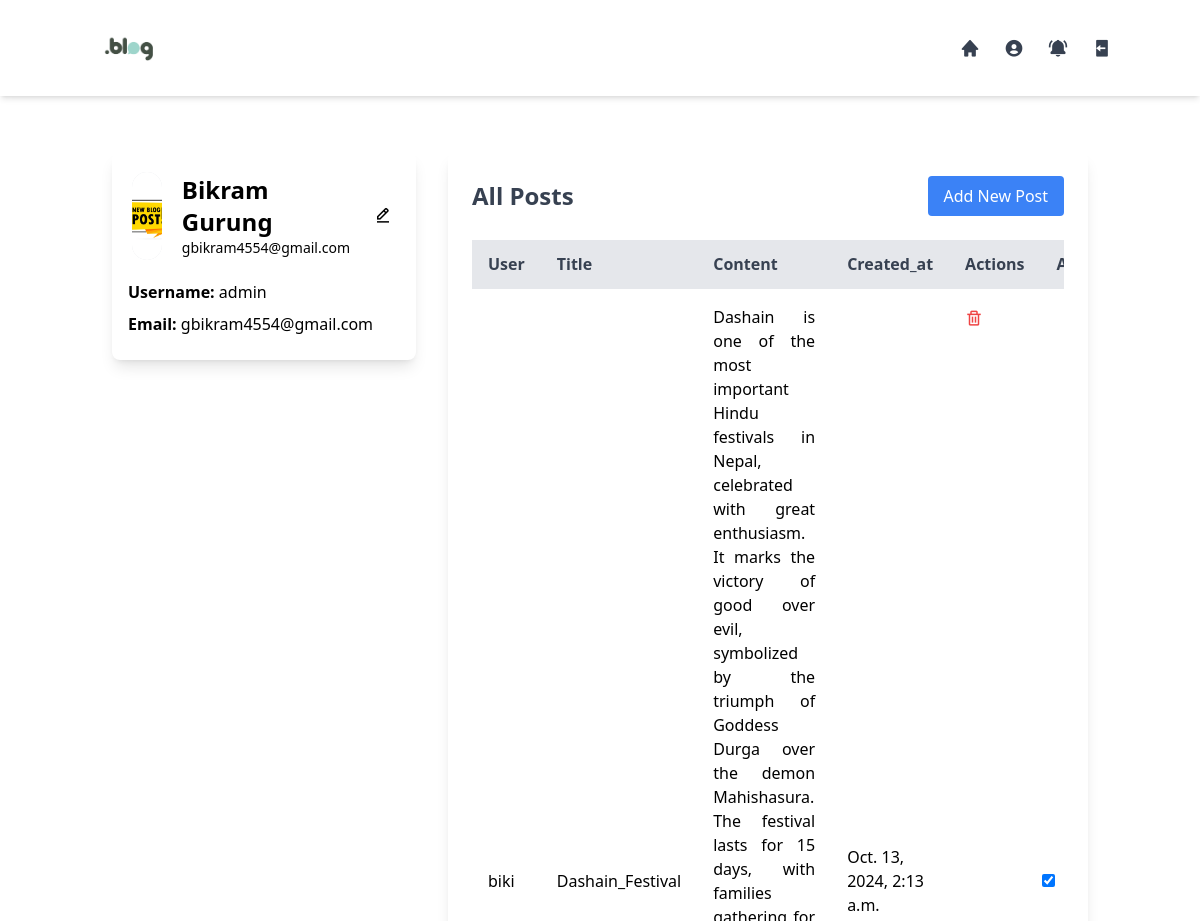
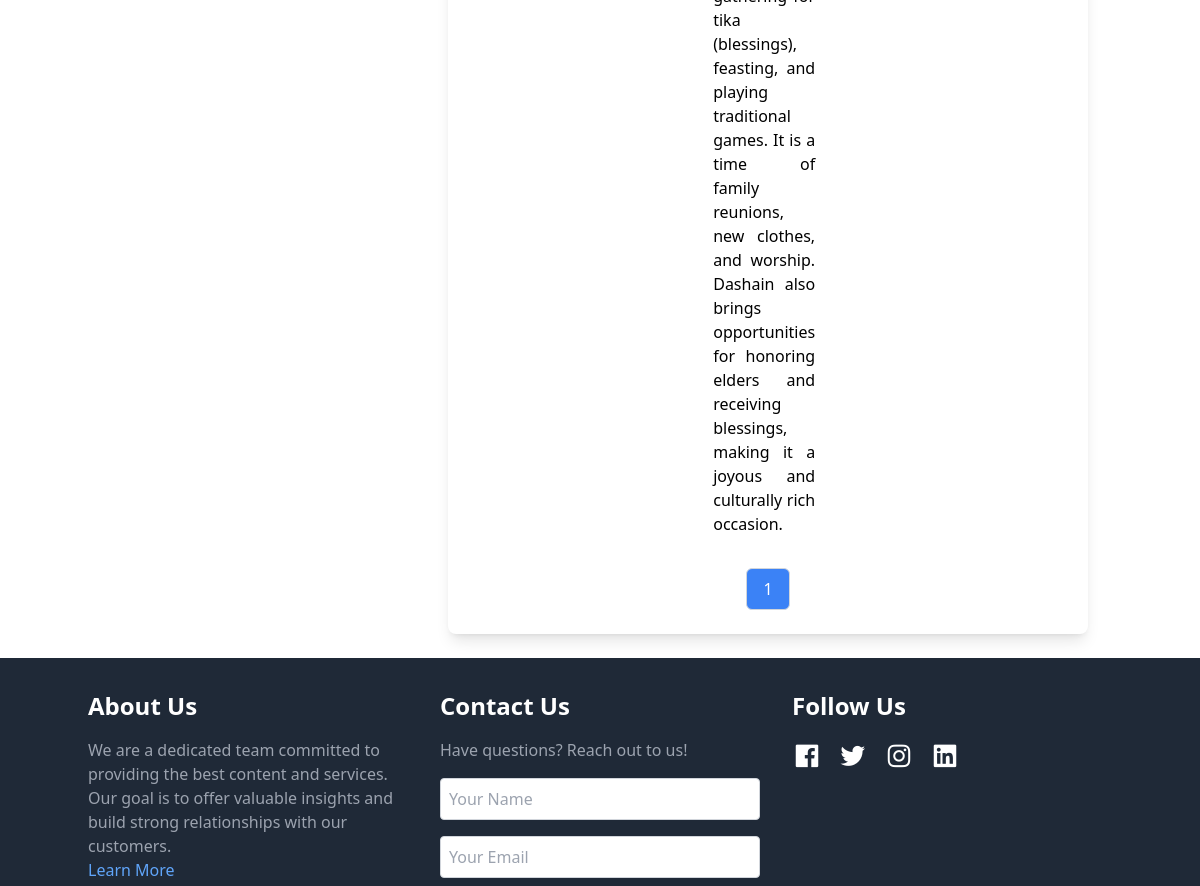
The page /profile/ (signed in, upper part) on the database as committed earlier (2 pictures, top to bottom).
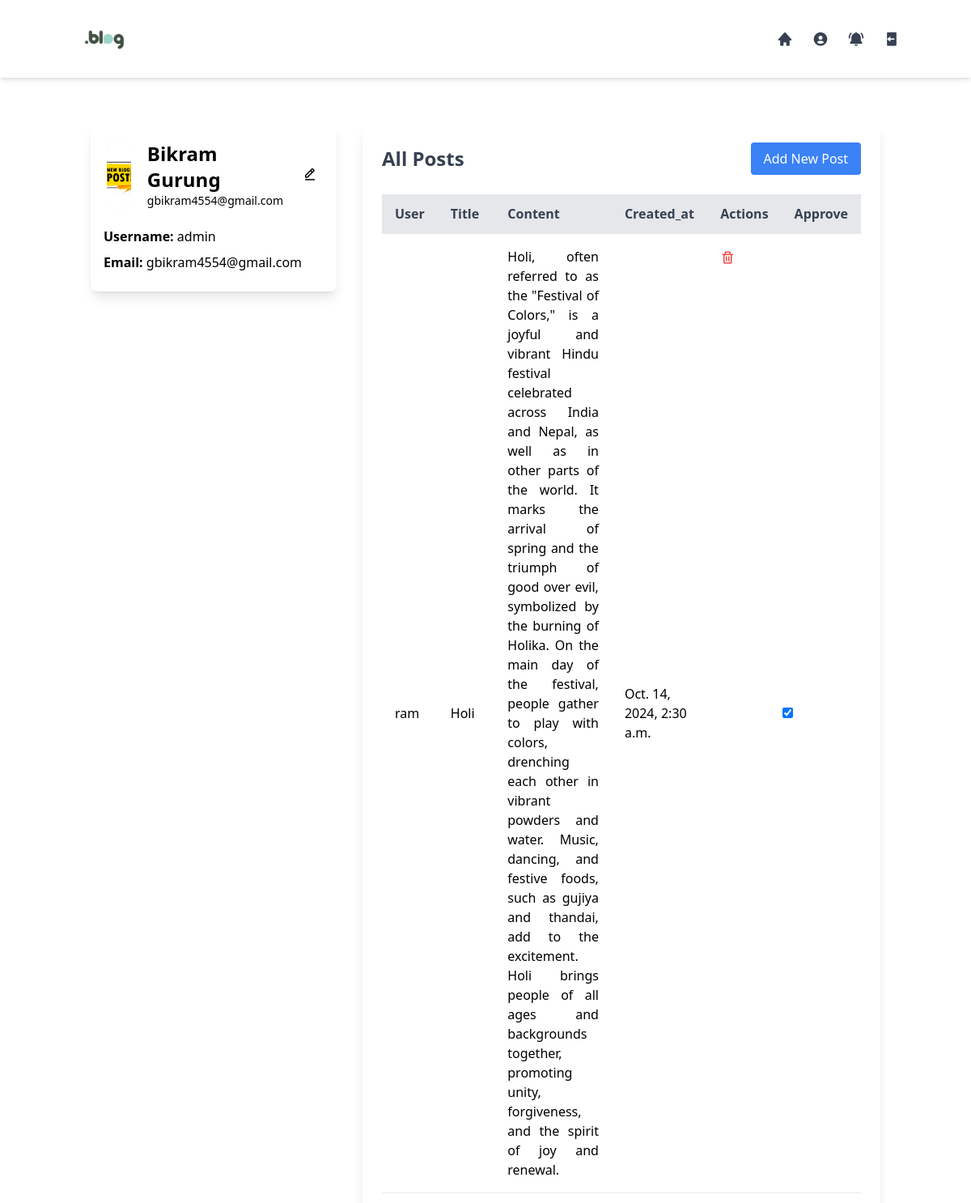
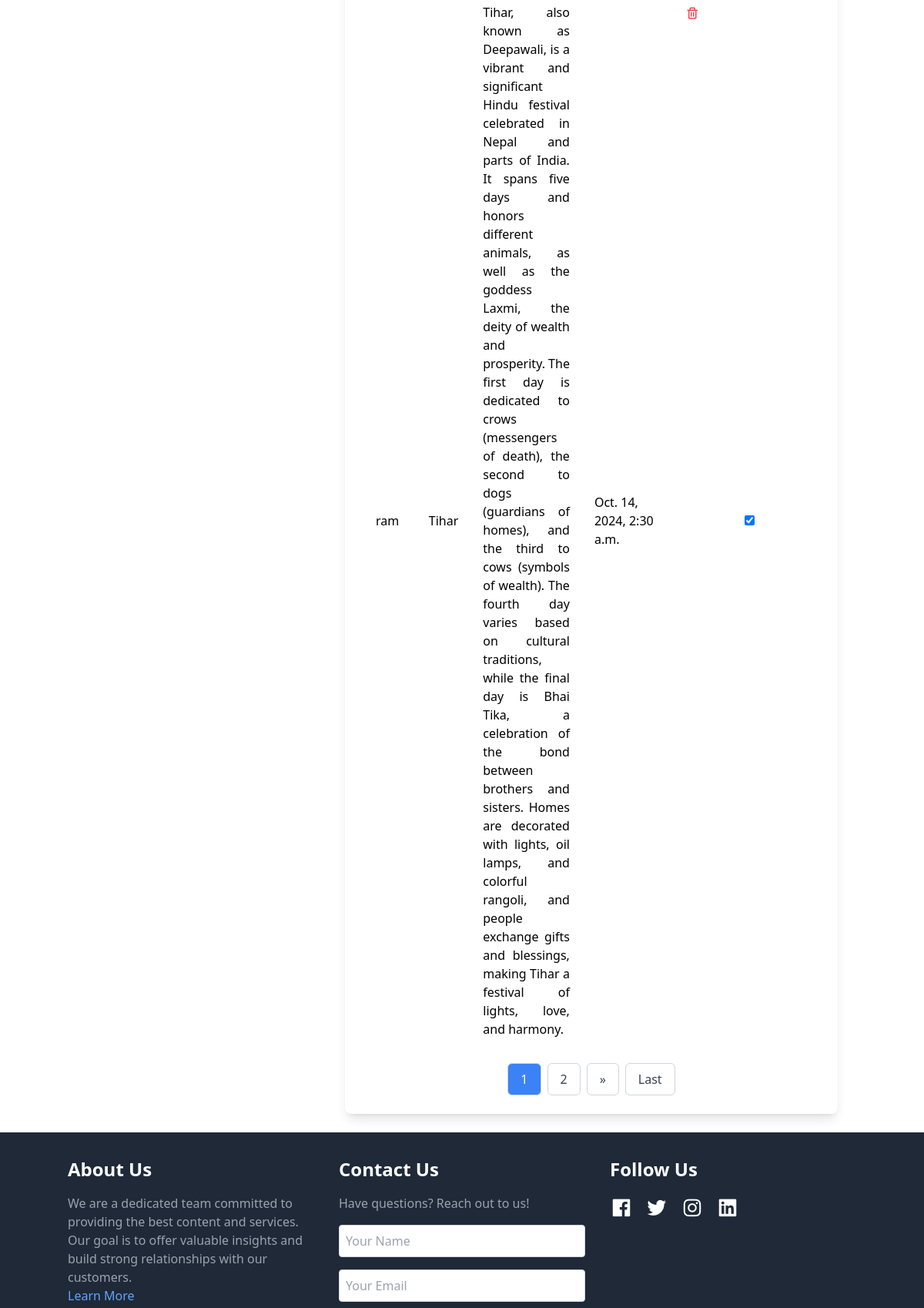
The same page on the database as committed later (2 pictures, top to bottom).
### blog/models.py (models this page shows, shortened)
class Post(models.Model):
    user = models.ForeignKey(User, on_delete=models.CASCADE)
    title = models.CharField(max_length=255)
    content = models.TextField()
    created_at = models.DateTimeField(auto_now_add=True)
    updated_at = models.DateTimeField(auto_now=True)
    is_approved = models.BooleanField(default=False)

### blog/views.py (the view)
# urls.py: path('profile/', views.profile, name="profile"),
@login_required
def profile(request):
    if request.user.is_superuser:
        post = Post.objects.all().order_by('-created_at')
    else:
        post = Post.objects.filter(user=request.user).order_by('-created_at')
    if request.user.is_authenticated:
        new_notifications_count = Notification.objects.filter(user=request.user, is_read=False).count()
    else:
        new_notifications_count = 0
    paginator = Paginator(post, 2)
    page_number = request.GET.get('page')
    page_obj = paginator.get_page(page_number)
    content = {
        'page_obj':page_obj,
        'new_notifications_count':new_notifications_count,
    }
    return render(request, 'blog/profile.html', content)

### blog/templates/blog/profile.html (shortened to what this page needs)
{% extends "./index.html" %}
{% load static %}
{% block Profile %}
<div class="container mx-auto mt-32 p-6 grid grid-cols-1 lg:grid-cols-3 gap-8">
    <div id="profileCard" class="w-full max-w-sm bg-white text-black rounded-lg shadow-lg p-4 transition-all duration-300 ease-in-out overflow-hidden h-52">
        <div class="flex items-center space-x-4">
            <div class="w-24 h-24 bg-gray-200 rounded-full overflow-hidden border-4 border-white">
                <img src="{% static './images/post1.jpg' %}" alt="Profile Picture" class="w-full h-full object-cover">
            </div>
            <div>
                <h2 class="text-2xl font-bold">{{ user.first_name }} {{ user.last_name }}</h2>
                <p class="text-sm">{{ user.email }}</p>
            </div>
            <button id="editProfileBtn" class="text-black p-2 hover:bg-opacity-75 text-xl md:text-lg">
                <i class="bx bx-edit-alt"></i>
            </button>
        </div>
        <div id="profileInfo" class="mt-4 space-y-2">
            <p><span class="font-semibold">Username:</span> {{ user.username }}</p>
            <p><span class="font-semibold">Email:</span> {{ user.email }}</p>
        </div>
    </div>
 <div class="col-span-1 lg:col-span-2 bg-white rounded-lg shadow-lg p-6">
    <div class="flex justify-between items-center mb-6">
      {% if request.user.is_superuser %}
      <h2 class="text-2xl font-bold text-gray-700">All Posts</h2>
      {% else %}
      <h2 class="text-2xl font-bold text-gray-700">Your Posts</h2>
      {% endif %}
      <button id="addPostBtn" class="bg-blue-500 text-white px-4 py-2 rounded hover:bg-blue-600">Add New Post</button>
    </div>
    <div class="overflow-x-auto">
      {% if page_obj %}
      <table class="table-auto w-full text-left">
        <thead>
          <tr class="bg-gray-200 text-gray-700">
            {% if user.is_superuser %}
            <th class="py-3 px-4">User</th>
            {% endif %}
            <th class="py-3 px-4">Title</th>
            <th class="py-3 px-4">Content</th>
            <th class="py-3 px-4">Created_at</th>
            <th class="py-3 px-4">Actions</th>
            {% if user.is_superuser %}
            <th class="py-3 px-4">Approve</th>
            {% endif %}
          </tr>
        </thead>
        <tbody>
          {% for post in page_obj %}
          <tr class="border-t">
            {% if user.is_superuser %}
            <td class="py-4 px-4">{{ post.user }}</td>
            {% endif %}
            {% if not user.is_superuser and not post.is_approved %}
            <td class="py-4 px-4">{{ post.title }}</td>
            <td class="py-4 px-4 text-justify text-yellow-500 font-bold">Pending Approval</td>
            {% else %}
            <td class="py-4 px-4">{{ post.title }}</td>
            <td class="py-4 px-4 text-justify">{{ post.content }}</td>
            {% endif %}
            <td class="py-4 px-4">{{ post.created_at }}</td>
            <td class="py-4 px-4 flex space-x-2">
              <div class="flex items-center space-x-2">
                <a href="{% url 'delete_post' post.id %}" class="text-red-500 hover:underline text-xl md:text-base lg:text-lg items-center">
                  <i class='bx bx-trash'></i>
                </a>
            </div>
            </td>
            {% if user.is_superuser %}
            <td>
              <form action="{% url 'approve_post' post.id %}" method="POST">
                <input type="checkbox" name="is_approve" {% if post.is_approved %}checked{% endif %} onchange="this.form.submit()">
              </form>
            </td>
            {% endif %}
          </tr>
          {% endfor %}
        </tbody>
      </table>
    </div>
<div class="flex justify-center mt-4 space-x-2">
    {% for i in page_obj.paginator.page_range %}
      {% if i == page_obj.number %}
        <span class="py-2 px-4 border border-gray-300 rounded-md bg-blue-500 text-white">{{ i }}</span>
      {% else %}
        <a href="?page={{ i }}" class="py-2 px-4 border border-gray-300 rounded-md text-gray-700 bg-white hover:bg-blue-500 hover:text-white transition duration-300">{{ i }}</a>
      {% endif %}
    {% endfor %}
    {% if page_obj.has_next %}
      <a href="?page={{ page_obj.next_page_number }}" class="py-2 px-4 border border-gray-300 rounded-md text-gray-700 bg-white hover:bg-blue-500 hover:text-white transition duration-300">»</a>
      <a href="?page={{ page_obj.paginator.num_pages }}" class="py-2 px-4 border border-gray-300 rounded-md text-gray-700 bg-white hover:bg-blue-500 hover:text-white transition duration-300">Last</a>
    {% endif %}
  </div>
  {% else %}
      <tr>
        <td colspan="3" class="text-center py-4">No posts found</td>
      </tr>
  {% endif %}
  </div>
</div>
{% endblock %}

### blog/templates/blog/index.html (shortened to what this page needs)
{% load static %}
<!DOCTYPE html>
<html lang="en">
  <head>
    <script src="https://cdn.tailwindcss.com"></script>
    <link rel="stylesheet" href="https://unpkg.com/boxicons@2.1.1/css/boxicons.min.css">
  </head>
  <body>
    {% block Navbar %} {% include "./navbar.html" %} {% endblock %}
    {% block Profile %}{% endblock %}
    {% block footer %} {% include "./footer.html" %} {% endblock %}
  </body>
</html>

### blog/templates/blog/navbar.html (shortened to what this page needs)
{% load static %}
<nav class="bg-white shadow-md p-4 fixed top-0 left-0 w-full z-50">
  <div class="container mx-auto flex items-center justify-between">
    <a href="/">
      <img src="{% static './images/logo.png' %}" alt="logo" class="h-16 cursor-pointer" />
    </a>
    <ul class="flex space-x-6 text-gray-700 font-medium hidden md:flex" id="desktop-menus">
      <li class="relative group">
        <a href="/" class="hover:text-red-600 transition duration-300">
          <i class='bx bxs-home text-xl'></i>
        </a>
      </li>
      {% if user.is_authenticated %}
      <li class="relative group">
        <a href="{% url 'profile' %}" class="hover:text-red-600 transition duration-300">
          <i class='bx bxs-user-circle text-xl'></i>
        </a>
      </li>
      <li class="relative group">
        <a href="{% url 'notification' %}" class="hover:text-red-600 transition duration-300 relative">
          <i class='bx bxs-bell-ring text-xl'></i>
        </a>
    </li>
      <li class="relative group">
        <a href="{% url 'signout' %}" class="hover:text-red-600 transition duration-300">
          <i class='bx bxs-log-out text-xl'></i>
        </a>
      </li>
      {% endif %}
    </ul>
  </div>
</nav>

### blog/templates/blog/footer.html (shortened to what this page needs)
<footer class="bg-gray-800 text-white py-8">
    <div class="container mx-auto grid grid-cols-1 md:grid-cols-3 gap-8">
        <div class="space-y-4">
            <h2 class="text-2xl font-bold">About Us</h2>
            <p class="text-gray-400">
                We are a dedicated team committed to providing the best content and services. Our goal is to offer valuable insights and build strong relationships with our customers.
            </p>
            <a href="#" class="text-blue-400 hover:underline">Learn More</a>
        </div>
        <div class="space-y-4">
            <h2 class="text-2xl font-bold ">Contact Us</h2>
            <p class="text-gray-400">Have questions? Reach out to us!</p>
            <form action="{% url 'contactus' %}" method="POST" class="space-y-4 text-black">
                <div>
                    <input type="text" name="name" placeholder="Your Name" class="w-full p-2 border border-gray-300 rounded" required>
                </div>
                <div>
                    <input type="email" name="email" placeholder="Your Email" class="w-full p-2 border border-gray-300 rounded" required>
                </div>
            </form>
        </div>
        <div class="space-y-4">
            <h2 class="text-2xl font-bold">Follow Us</h2>
            <div class="flex space-x-4">
                <a href="#" class="hover:text-blue-500"><i class='bx bxl-facebook-square text-3xl'></i></a>
                <a href="#" class="hover:text-blue-400"><i class='bx bxl-twitter text-3xl'></i></a>
                <a href="#" class="hover:text-pink-600"><i class='bx bxl-instagram text-3xl'></i></a>
                <a href="#" class="hover:text-blue-600"><i class='bx bxl-linkedin-square text-3xl'></i></a>
            </div>
        </div>
    </div>
</footer>

Rows that differ between the two databases and show on the page:
removed Post: user "biki", title "Dashain_Festival", content "Dashain is one of the most important Hindu festivals in Nepal, celebrated with great enthusiasm. It marks the victory of good over evil, symbolized by the triumph of Goddess Durga over the demon Mahishasura. The festival lasts for 15 days, with families gathering for tika (blessings), feasting, and playing traditional games. It is a time of family reunions, new clothes, and worship. Dashain also brings opportunities for honoring elders and receiving blessings, making it a joyous and culturally rich occasion.", created_at "Oct. 13, 2024, 2:13 a.m.", is_approved "☑"
added Post: user "ram", title "Holi", content "Holi, often referred to as the \"Festival of Colors,\" is a joyful and vibrant Hindu festival celebrated across India and Nepal, as well as in other parts of the world. It marks the arrival of spring and the triumph of good over evil, symbolized by the burning of Holika. On the main day of the festival, people gather to play with colors, drenching each other in vibrant powders and water. Music, dancing, and festive foods, such as gujiya and thandai, add to the excitement. Holi brings people of all ages and backgrounds together, promoting unity, forgiveness, and the spirit of joy and renewal.", created_at "Oct. 14, 2024, 2:30 a.m.", is_approved "☑"
added Post: user "ram", title "Tihar", content "Tihar, also known as Deepawali, is a vibrant and significant Hindu festival celebrated in Nepal and parts of India. It spans five days and honors different animals, as well as the goddess Laxmi, the deity of wealth and prosperity. The first day is dedicated to crows (messengers of death), the second to dogs (guardians of homes), and the third to cows (symbols of wealth). The fourth day varies based on cultural traditions, while the final day is Bhai Tika, a celebration of the bond between brothers and sisters. Homes are decorated with lights, oil lamps, and colorful rangoli, and people exchange gifts and blessings, making Tihar a festival of lights, love, and harmony.", created_at "Oct. 14, 2024, 2:30 a.m.", is_approved "☑"
Other text that changed with them:
new list line: "2"
text now shown: "» Last"
